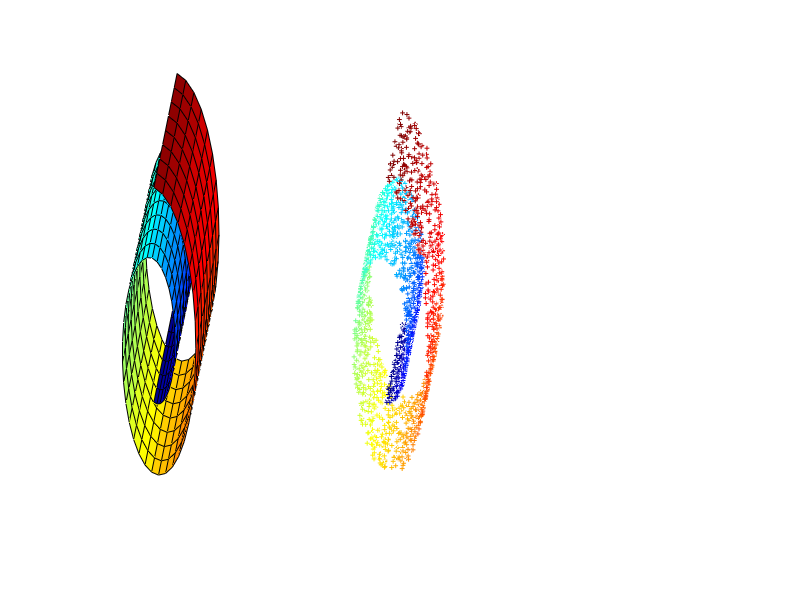

The MATLAB source for this figure: (Note: this script raises an error after producing the figure.)
% SWISS ROLL DATASET

  N=2000;
  K=12;
  d=2; 

clf; colormap jet; set(gcf,'Position',[200,400,620,200]);

% PLOT TRUE MANIFOLD
  tt0 = (3*pi/2)*(1+2*[0:0.02:1]); hh = [0:0.125:1]*30;
  xx = (tt0.*cos(tt0))'*ones(size(hh));
  yy = ones(size(tt0))'*hh;
  zz = (tt0.*sin(tt0))'*ones(size(hh));
  cc = tt0'*ones(size(hh));

  subplot(1,3,1); cla;
  surf(xx,yy,zz,cc);
  view([12 20]); grid off; axis off; hold on;
  lnx=-5*[3,3,3;3,-4,3]; lny=[0,0,0;32,0,0]; lnz=-5*[3,3,3;3,3,-3];
  lnh=line(lnx,lny,lnz);
  set(lnh,'Color',[1,1,1],'LineWidth',2,'LineStyle','-','Clipping','off');
  axis([-15,20,0,32,-15,15]);

% GENERATE SAMPLED DATA
  tt = (3*pi/2)*(1+2*rand(1,N));  height = 21*rand(1,N);
  X = [tt.*cos(tt); height; tt.*sin(tt)];

% SCATTERPLOT OF SAMPLED DATA
  subplot(1,3,2); cla;
  scatter3(X(1,:),X(2,:),X(3,:),12,tt,'+');
  view([12 20]); grid off; axis off; hold on;
  lnh=line(lnx,lny,lnz);
  set(lnh,'Color',[1,1,1],'LineWidth',2,'LineStyle','-','Clipping','off');
  axis([-15,20,0,32,-15,15]); drawnow;

% RUN LLE ALGORITHM
Y=lle(X,K,d);

% SCATTERPLOT OF EMBEDDING
  subplot(1,3,3); cla;
  scatter(Y(1,:),Y(2,:),12,tt,'+');
  grid off;
  set(gca,'XTick',[]); set(gca,'YTick',[]); 
  pause;
